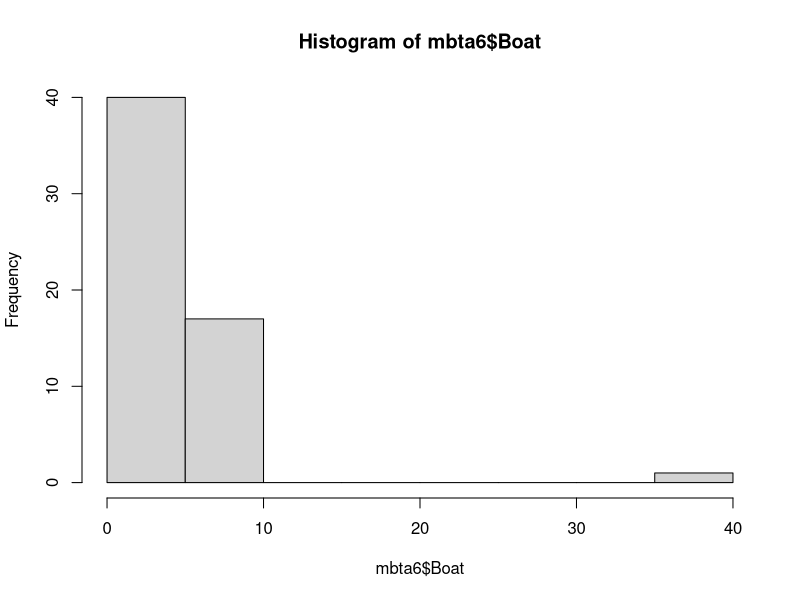
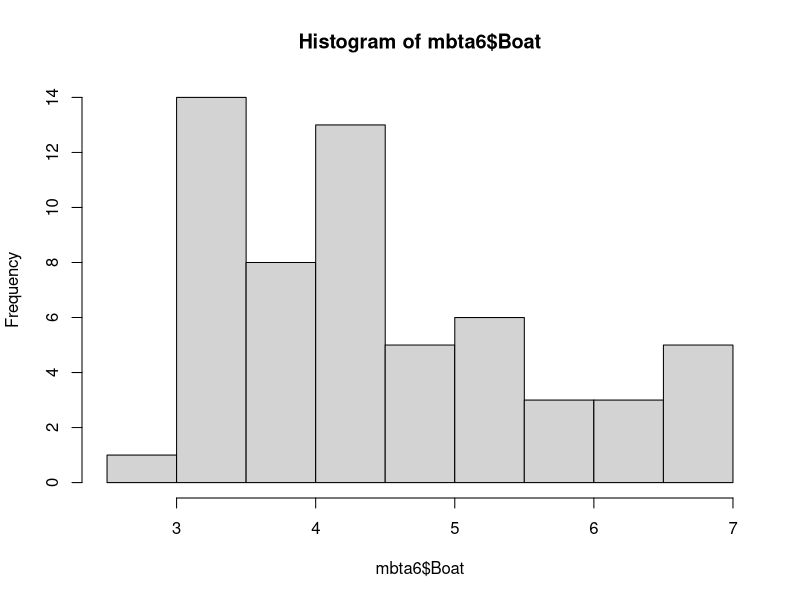
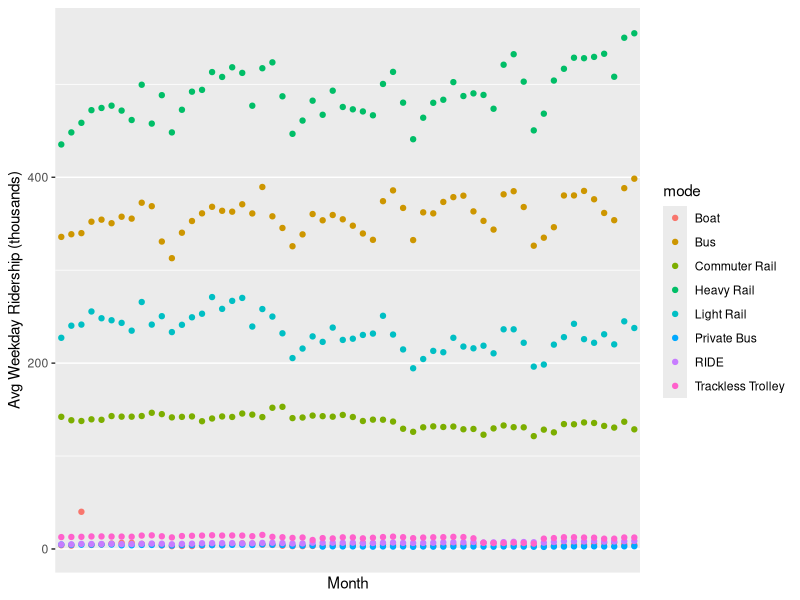
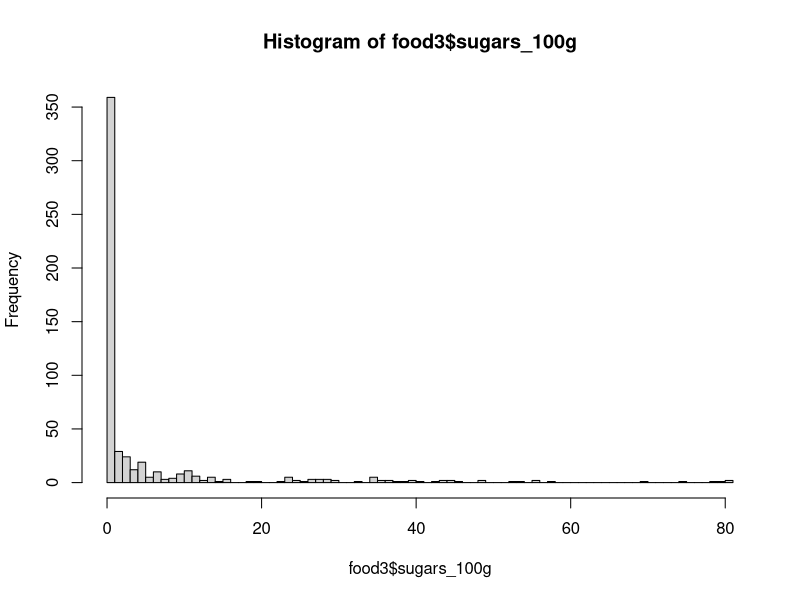
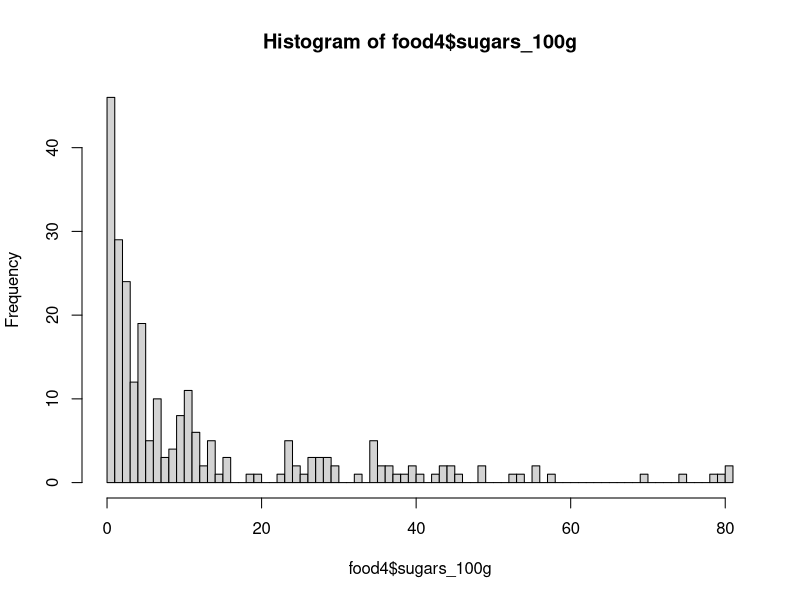

Source code (R) for these figures, in order:
library(tidyr)
library(dplyr)
library(tidyr)
library(lubridate)
library(stringr)
library(readxl)
library(ggplot2)
library(data.table)

setwd("C:/Users/...")

who

help(who)

# View its class
class(who)

# View its dimensions
dim(who)

# Look at column names
names(who)

# View structure
glimpse(who)

# View the top
head(who)

###Cleaning the data####

# Gather the columns
who1 <- who %>%
  gather(
    new_sp_m014:newrel_f65, key = 'key', 
    value = 'cases',
    na.rm = TRUE)
# Inspect new dataframe
head(who1)

# Count values
who1 %>%
  count(key)

# Look at the unique values
unique(who1$key)

# Replace newrel with new_rel
who2 <- who1 %>%
  mutate(key = str_replace(key, 'newrel', 'new_rel'))

who2

# Separate values
who3 <- who2 %>%
  separate(key, c('new', 'type', 'sexage'), sep = '_')

who3

# Count the values in the columns
who3 %>%
  count(type)

who3 %>%
  count(new)

who4 <- who3 %>%
  select(-new, -iso2, -iso3)

who4

who5 <- who4 %>%
  separate(sexage, c('sex', 'age'), sep = 1)

who5

# Express with one line pipe
who %>%
  gather(new_sp_m014:newrel_f65, key = 'key', value = 'cases',na.rm = TRUE) %>%
  mutate(key = str_replace(key, 'newrel', 'new_rel')) %>%
  separate(key, c('new', 'type', 'sexage'), sep = '_') %>%
  select(-new, -iso2, -iso3) %>%
  separate(sexage, c('sex', 'age'), sep = 1)


####sales.csv####
sales <- read.csv("sales.csv", stringsAsFactors = FALSE)

# View dimensions of sales
dim(sales)

# Inspect first 6 rows of sales
head(sales)

# Get a glimpse of sales
glimpse(sales)

# View a summary of sales
summary(sales)

# Remove the first column of sales
sales2 <- sales[, 2:ncol(sales)]

# Alternative removing
#sales2 <- sales[, -1]

# Create logical vectors indicating missing values
date_cols <- names(sales2)
missing <- lapply(sales2[, date_cols], is.na)
sapply(missing, sum)

# Define a vector of column indices
keep <- 5:(ncol(sales2) - 15)

# Subset sales2 using keep: sales3
sales3 <- sales2[, keep]

head(sales3)

# Split event_date_time
sales4 <- separate(sales3, event_date_time, 
                   c("event_dt", "event_time"), sep = " ")

# Split sales_ord_create_dttm
sales5 <- separate(sales4, sales_ord_create_dttm, 
                   c("ord_create_dt", "ord_create_time"), sep = " ")

# Define an issues vector
issues <- c(2516, 3863, 4082, 4183)

# Print values of sales_ord_create_dttm at these indices
sales3$sales_ord_create_dttm[issues]

# Find columns of sales5 containing "dt"
date_cols <- str_detect(names(sales5), "dt")

# Coerce date columns into Date objects
sales5[, date_cols] <- lapply(sales5[, date_cols], ymd)

# Create logical vectors indicating missing values
missing <- lapply(sales5[, date_cols], is.na)

# Create a numerical vector that counts missing values: num_missing
sapply(missing, sum)

# Combine the venue_city and venue_state columns
sales6 <- unite(sales5, venue_city_state, 
                venue_city, venue_state, sep = ", ")
# View the head of sales6
head(sales6)

###mbta dataset####

# Import mbta.xlsx and skip first row: mbta
mbta <- read_excel("mbta.xlsx", skip = 1)

# Examining the data

# View the structure of mbta
str(mbta)

# View the first 6 rows of mbta
head(mbta, 11)

# View a summary of mbta
summary(mbta)

# Convert characters to numeric
# mbta <- mutate_each(mbta, funs(as.numeric), c('2007-01':'2007-02'))
# sum(is.na(mbta))

# Remove rows 1, 7, and 11 of mbta
mbta2 <- mbta[-c(1, 7, 11), ]

# Remove the first column of mbta2
mbta3 <- mbta2[, -1]

# Gather columns of mbta3
mbta4 <- gather(mbta3, month, thou_riders, -mode)

# View the head of mbta4
head(mbta4)

# Coerce thou_riders to numeric
mbta4$thou_riders <- as.numeric(mbta4$thou_riders)

# Spread the contents of mbta4: mbta5
mbta5 <- spread(mbta4, mode, thou_riders)

# View the head of mbta5
head(mbta5)

# Split month column into month and year: mbta6
mbta6 <- separate(mbta5, month, c("year", "month"))

# View the head of mbta6
head(mbta6)

# View a summary of mbta6
summary(mbta6)

# Generate a histogram of Boat column
hist(mbta6$Boat)

# Find the row number of the incorrect value
i <- which(mbta6$Boat > 30)

# Replace the incorrect value with 4
mbta6$Boat[i] <- 4

# Generate a histogram of Boat column
hist(mbta6$Boat)

# Look at all T ridership over time
ggplot(mbta4, aes(x = month, y = thou_riders, col = mode)) + geom_point() + 
  scale_x_discrete(name = "Month", breaks = c(200701, 200801, 200901, 201001, 201101)) +  
  scale_y_continuous(name = "Avg Weekday Ridership (thousands)")

####Food dataset####

# Import food.csv
dt_food <- fread("food.csv", fill = TRUE)

# Convert dt_food to a data frame
food <- data.frame(dt_food)

# Examining the data

# View summary of food
summary(food)

# View head of food
head(food)

# View structure of food
str(food)

# View a glimpse of food
glimpse(food)

# View column names of food
names(food)

# Define vector of duplicate cols
duplicates <- c(4, 6, 11, 13, 15, 17, 18, 20, 22, 
                24, 25, 28, 32, 34, 36, 38, 40, 
                44, 46, 48, 51, 54, 65, 158)

# Remove duplicates from food
food2 <- food[, -duplicates]

# Define useless vector
useless <- c(1, 2, 3, 32:41)

# Remove useless columns from food2
food3 <- food2[, -useless]

# Create vector of column indices
nutrition <- str_detect(names(food3), "100g")

# View a summary of nutrition columns
summary(food3[, nutrition])

# Find indices of sugar NA values
missing <- is.na(food3$sugars_100g)

# Replace NA values with 0
food3$sugars_100g[missing] <- 0

# Checking once again
summary(food3$sugars_100g)

# Create first histogram
hist(food3$sugars_100g, breaks = 100)

# Create food4
food4 <- food3[food3$sugars_100g > 0, ]

# Create second histogram
hist(food4$sugars_100g, breaks = 100)

# Inspect the packaging column
head(food$packaging, 10)

# Find entries containing "plasti"
plastic <- str_detect(food3$packaging, "plasti")

# Print the sum of plastic
sum(plastic)

# Import the spreadsheet
att <- read_excel("attendance.xls")

# Print the column names 
names(att)

# Print the first 6 rows
head(att, 20)

# Print the last 6 rows
tail(att)

# Print the structure
glimpse(att)

# Create remove
remove <- c(3, 10, 16, 56:59)

# Create att2
att2 <- att[-remove, ]

# Create remove
remove <- c(2, 3, 5, 7, 9, 10, 11)

# Create att3
att3 <- att2[, -remove]

head(att3)

# Subset all schools: att4
att4 <- att3[, 1:5]

head(att4)

# Define cnames vector
cnames <- c("state", "avg_attend_pct", "avg_hr_per_day", 
            "avg_day_per_yr", "avg_hr_per_yr")

# Assign column names of att4
colnames(att4) <- cnames

# Remove first two rows of att4: att5
att5 <- att4[-c(1, 2), ]

# View the names of att5
names(att5)

head(att5)

# Remove all periods in state column
att5$state <- str_replace_all(att5$state, "\\.", "")

# Remove white space around state names
att5$state <- str_trim(att5$state)


# View the head of att5
head(att5)

# Change columns to numeric using dplyr
att6 <- mutate_each(att5, funs(as.numeric), -state)

head(att6)
